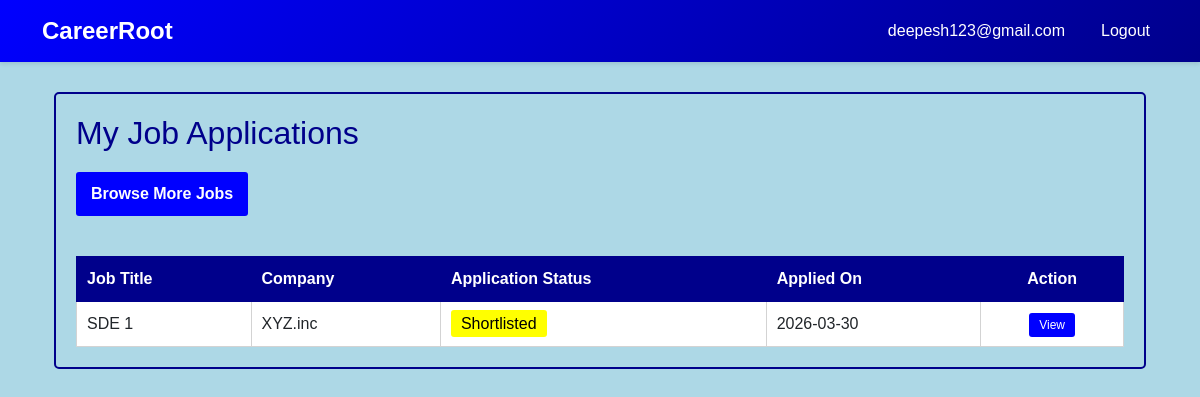
Page /student/applications (signed in) on the earlier database version.
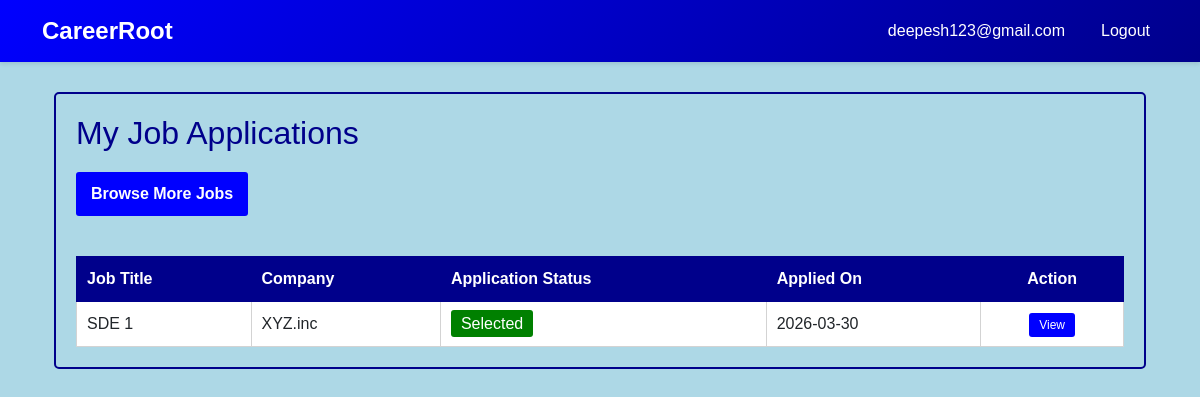
Same page on the later database version.
### core/database/models.py (models this page shows, shortened)
class Application(db.Model):
    __tablename__ = 'application'
    application_id = db.Column(db.Integer, primary_key=True, autoincrement=True)
    student_id = db.Column(db.Integer, db.ForeignKey('student.student_id'), nullable=False)
    drive_id = db.Column(db.Integer, db.ForeignKey('placement_drive.drive_id'), nullable=False)
    application_date = db.Column(db.DateTime, default=datetime.utcnow)
    status = db.Column(
        db.String(20),
        default=ApplicationStatus.APPLIED.value,
        nullable=False
    )  #Applied, Shortlisted, Selected, Rejected
    created_at = db.Column(db.DateTime, default=datetime.utcnow)
    updated_at = db.Column(db.DateTime, default=datetime.utcnow, onupdate=datetime.utcnow)
    placement = db.relationship('Placement', backref='application', uselist=False, cascade='all, delete-orphan')
    __table_args__ = (db.UniqueConstraint('student_id', 'drive_id', name='unique_student_drive'),)

class PlacementDrive(db.Model):
    __tablename__ = 'placement_drive'
    drive_id = db.Column(db.Integer, primary_key=True, autoincrement=True)
    company_id = db.Column(db.Integer, db.ForeignKey('company.company_id'), nullable=False)
    job_title = db.Column(db.String(150), nullable=False)
    job_description = db.Column(db.Text, nullable=True)
    eligibility_criteria = db.Column(db.Text, nullable=True)
    skills_required = db.Column(db.Text, nullable=True)  #comma separated skills
    experience_required = db.Column(db.String(100), nullable=True)  #e.g., 0-2 years
    salary_range = db.Column(db.String(100), nullable=True)  #e.g., 5-8 LPA
    application_deadline = db.Column(db.DateTime, nullable=False)
    status = db.Column(
        db.String(20),
        default=DriveStatus.PENDING.value,
        nullable=False
    )  # pending, aproved, closed
    created_at = db.Column(db.DateTime, default=datetime.utcnow)
    updated_at = db.Column(db.DateTime, default=datetime.utcnow, onupdate=datetime.utcnow)
    applications = db.relationship('Application', backref='drive', lazy=True, cascade='all, delete-orphan')
    placements = db.relationship('Placement', backref='drive', lazy=True, cascade='all, delete-orphan')

class Company(db.Model):
    __tablename__ = 'company'
    company_id = db.Column(db.Integer, primary_key=True, autoincrement=True)
    company_name = db.Column(db.String(150), nullable=False)
    email = db.Column(db.String(120), unique=True, nullable=False)
    password = db.Column(db.String(255), nullable=False)
    hr_contact = db.Column(db.String(100), nullable=True)
    website = db.Column(db.String(255), nullable=True)
    approval_status = db.Column(
        db.String(20),
        default=ApprovalStatus.PENDING.value,
        nullable=False
    )  #pending/aproved/rejected
    blacklist_status = db.Column(db.Boolean, default=False)  # True = blacklisted
    created_at = db.Column(db.DateTime, default=datetime.utcnow)
    updated_at = db.Column(db.DateTime, default=datetime.utcnow, onupdate=datetime.utcnow)
    drives = db.relationship('PlacementDrive', backref='company', lazy=True, cascade='all, delete-orphan')

### core/routes/student.py (the view)
@student_bp.route('/applications')
def applications():
    if not check_student():
        return redirect(url_for('auth.homepage'))
    student_id = session.get('user_id')
    student = Student.query.get(student_id)
    applications = Application.query.filter_by(student_id=student_id).all()
    return render_template('student_view_applications.html', student=student, applications=applications)

### core/routes/student.py (called while the page is built)
def check_student():
    if session.get('user_type') != 'student':
        flash('Unauthorized access', 'danger')
        return False
    return True

### templates/student_view_applications.html
{% extends "base.html" %}
{% block content %}
<div class="container" style="margin-top:30px; margin-bottom:30px;">
    <div style="background-color:lightblue; padding:20px; border:2px solid darkblue; border-radius:5px;">
        <h2 style="color:darkblue; margin-bottom:20px;">My Job Applications</h2>
        <a href="{{ url_for('student.jobs') }}" style="background-color:blue; color:white; padding:10px 15px; border:none; border-radius:3px; text-decoration:none; font-weight:bold; margin-bottom:20px; display:inline-block;">
            Browse More Jobs
        </a>
        {% if applications %}
            <table style="width:100%; border-collapse:collapse; background-color:white; margin-top:20px;">
                <thead>
                    <tr style="background-color:darkblue; color:white;">
                        <th style="padding:10px; border:1px solid darkblue; text-align:left;">Job Title</th>
                        <th style="padding:10px; border:1px solid darkblue; text-align:left;">Company</th>
                        <th style="padding:10px; border:1px solid darkblue; text-align:left;">Application Status</th>
                        <th style="padding:10px; border:1px solid darkblue; text-align:left;">Applied On</th>
                        <th style="padding:10px; border:1px solid darkblue; text-align:center;">Action</th>
                    </tr>
                </thead>
                <tbody>
                    {% for application in applications %}
                        <tr style="border-bottom:1px solid lightgray;">
                            <td style="padding:10px; border:1px solid lightgray;">{{ application.drive.job_title }}</td>
                            <td style="padding:10px; border:1px solid lightgray;">{{ application.drive.company.company_name }}</td>
                            <td style="padding:10px; border:1px solid lightgray;">
                                {% if application.status == 'Applied' %}
                                    <span style="background-color:blue; color:white; padding:5px 10px; border-radius:3px;">{{ application.status }}</span>
                                {% elif application.status == 'Shortlisted' %}
                                    <span style="background-color:yellow; color:black; padding:5px 10px; border-radius:3px;">{{ application.status }}</span>
                                {% elif application.status == 'Selected' %}
                                    <span style="background-color:green; color:white; padding:5px 10px; border-radius:3px;">{{ application.status }}</span>
                                {% elif application.status == 'Rejected' %}
                                    <span style="background-color:red; color:white; padding:5px 10px; border-radius:3px;">{{ application.status }}</span>
                                {% endif %}
                            </td>
                            <td style="padding:10px; border:1px solid lightgray;">{{ application.application_date.strftime('%Y-%m-%d') }}</td>
                            <td style="padding:10px; border:1px solid lightgray; text-align:center;">
                                <a href="{{ url_for('student.job_details', drive_id=application.drive.drive_id) }}" style="background-color:blue; color:white; padding:5px 10px; border-radius:3px; text-decoration:none; font-size:12px;">
                                    View
                                </a>
                            </td>
                        </tr>
                    {% endfor %}
                </tbody>
            </table>
        {% else %}
            <div style="background-color:white; padding:20px; border:1px solid lightgray; border-radius:3px; text-align:center;">
                <p>You haven't applied for any jobs yet. <a href="{{ url_for('student.jobs') }}" style="color:blue; text-decoration:underline;">Browse jobs</a></p>
            </div>
        {% endif %}
    </div>
</div>
{% endblock %}

Differences in the rows shown:
changed Application "SDE 1": status "Shortlisted" → "Selected"
